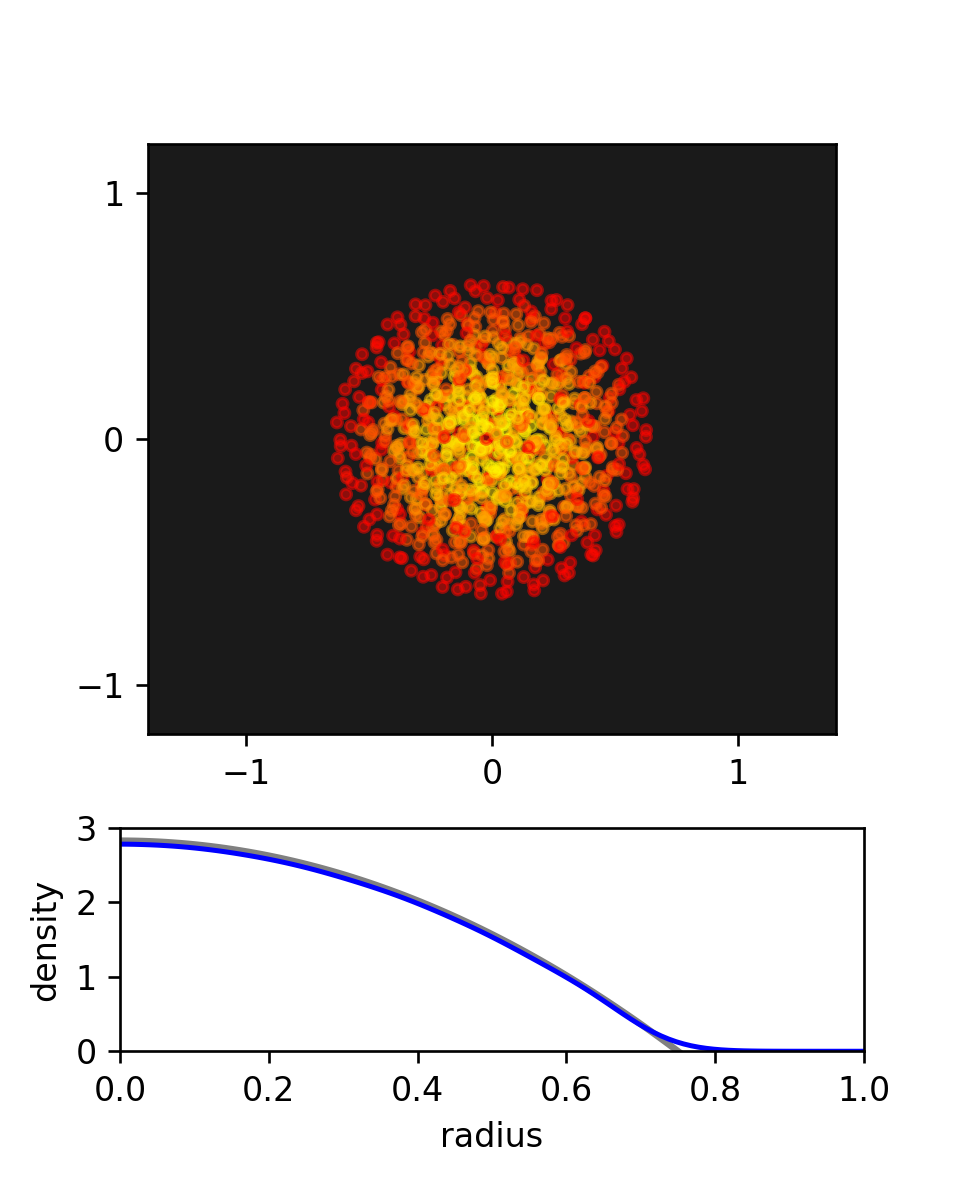

Write the Python code that produced this figure.
import numpy as np
import matplotlib.pyplot as plt
from scipy.special import gamma

"""
Create Your Own Smoothed-Particle-Hydrodynamics Simulation (With Python)
Philip Mocz (2020) Princeton Univeristy, @PMocz

Simulate the structure of a star with SPH
"""


# @profile
def W(x, y, z, h):
    """
    Gausssian Smoothing kernel (3D)
        x     is a vector/matrix of x positions
        y     is a vector/matrix of y positions
        z     is a vector/matrix of z positions
        h     is the smoothing length
        w     is the evaluated smoothing function
    """

    r = np.sqrt(x**2 + y**2 + z**2)

    w = (1.0 / (h * np.sqrt(np.pi))) ** 3 * np.exp(-(r**2) / h**2)

    return w


# @profile
def gradW(x, y, z, h):
    """
    Gradient of the Gausssian Smoothing kernel (3D)
    x     is a vector/matrix of x positions
    y     is a vector/matrix of y positions
    z     is a vector/matrix of z positions
    h     is the smoothing length
    wx, wy, wz     is the evaluated gradient
    """

    r = np.sqrt(x**2 + y**2 + z**2)

    n = -2 * np.exp(-(r**2) / h**2) / h**5 / (np.pi) ** (3 / 2)
    wx = n * x
    wy = n * y
    wz = n * z

    return wx, wy, wz


# @profile
def getPairwiseSeparations(ri, rj):
    """
    Get pairwise desprations between 2 sets of coordinates
    ri    is an M x 3 matrix of positions
    rj    is an N x 3 matrix of positions
    dx, dy, dz   are M x N matrices of separations
    """

    M = ri.shape[0]
    N = rj.shape[0]

    # positions ri = (x,y,z)
    rix = ri[:, 0].reshape((M, 1))
    riy = ri[:, 1].reshape((M, 1))
    riz = ri[:, 2].reshape((M, 1))

    # other set of points positions rj = (x,y,z)
    rjx = rj[:, 0].reshape((N, 1))
    rjy = rj[:, 1].reshape((N, 1))
    rjz = rj[:, 2].reshape((N, 1))

    # matrices that store all pairwise particle separations: r_i - r_j
    dx = rix - rjx.T
    dy = riy - rjy.T
    dz = riz - rjz.T

    return dx, dy, dz


# @profile
def getDensity(r, pos, m, h):
    """
    Get Density at sampling loctions from SPH particle distribution
    r     is an M x 3 matrix of sampling locations
    pos   is an N x 3 matrix of SPH particle positions
    m     is the particle mass
    h     is the smoothing length
    rho   is M x 1 vector of densities
    """

    M = r.shape[0]

    dx, dy, dz = getPairwiseSeparations(r, pos)

    rho = np.sum(m * W(dx, dy, dz, h), 1).reshape((M, 1))

    return rho


# @profile
def getPressure(rho, k, n):
    """
    Equation of State
    rho   vector of densities
    k     equation of state constant
    n     polytropic index
    P     pressure
    """

    P = k * rho ** (1 + 1 / n)

    return P


# @profile
def getAcc(pos, vel, m, h, k, n, lmbda, nu):
    """
    Calculate the acceleration on each SPH particle
    pos   is an N x 3 matrix of positions
    vel   is an N x 3 matrix of velocities
    m     is the particle mass
    h     is the smoothing length
    k     equation of state constant
    n     polytropic index
    lmbda external force constant
    nu    viscosity
    a     is N x 3 matrix of accelerations
    """

    N = pos.shape[0]

    # Calculate densities at the position of the particles
    rho = getDensity(pos, pos, m, h)

    # Get the pressures
    P = getPressure(rho, k, n)

    # Get pairwise distances and gradients
    dx, dy, dz = getPairwiseSeparations(pos, pos)
    dWx, dWy, dWz = gradW(dx, dy, dz, h)

    # Add Pressure contribution to accelerations
    ax = -np.sum(m * (P / rho**2 + P.T / rho.T**2) * dWx, 1).reshape((N, 1))
    ay = -np.sum(m * (P / rho**2 + P.T / rho.T**2) * dWy, 1).reshape((N, 1))
    az = -np.sum(m * (P / rho**2 + P.T / rho.T**2) * dWz, 1).reshape((N, 1))

    # pack together the acceleration components
    a = np.hstack((ax, ay, az))

    # Add external potential force
    a -= lmbda * pos

    # Add viscosity
    a -= nu * vel

    return a


@profile
def main():
    """SPH simulation"""

    # Simulation parameters
    N = 1000  # Number of particles
    t = 0  # current time of the simulation
    tEnd = 12  # time at which simulation ends
    dt = 0.04  # timestep
    M = 2  # star mass
    R = 0.75  # star radius
    h = 0.1  # smoothing length
    k = 0.1  # equation of state constant
    n = 1  # polytropic index
    nu = 1  # damping
    plotRealTime = True  # switch on for plotting as the simulation goes along

    # Generate Initial Conditions
    np.random.seed(42)  # set the random number generator seed

    lmbda = (
        2
        * k
        * (1 + n)
        * np.pi ** (-3 / (2 * n))
        * (M * gamma(5 / 2 + n) / R**3 / gamma(1 + n)) ** (1 / n)
        / R**2
    )  # ~ 2.01
    m = M / N  # single particle mass
    pos = np.random.randn(N, 3)  # randomly selected positions and velocities
    vel = np.zeros(pos.shape)

    # calculate initial gravitational accelerations
    acc = getAcc(pos, vel, m, h, k, n, lmbda, nu)

    # number of timesteps
    Nt = int(np.ceil(tEnd / dt))

    # prep figure
    fig = plt.figure(figsize=(4, 5), dpi=80)
    grid = plt.GridSpec(3, 1, wspace=0.0, hspace=0.3)
    ax1 = plt.subplot(grid[0:2, 0])
    ax2 = plt.subplot(grid[2, 0])
    rr = np.zeros((100, 3))
    rlin = np.linspace(0, 1, 100)
    rr[:, 0] = rlin
    rho_analytic = lmbda / (4 * k) * (R**2 - rlin**2)

    # Simulation Main Loop
    for i in range(Nt):
        # (1/2) kick
        vel += acc * dt / 2

        # drift
        pos += vel * dt

        # update accelerations
        acc = getAcc(pos, vel, m, h, k, n, lmbda, nu)

        # (1/2) kick
        vel += acc * dt / 2

        # update time
        t += dt

        # get density for plotting
        rho = getDensity(pos, pos, m, h)

        # plot in real time
        if plotRealTime or (i == Nt - 1):
            plt.sca(ax1)
            plt.cla()
            cval = np.minimum((rho - 3) / 3, 1).flatten()
            plt.scatter(
                pos[:, 0], pos[:, 1], c=cval, cmap=plt.cm.autumn, s=10, alpha=0.5
            )
            ax1.set(xlim=(-1.4, 1.4), ylim=(-1.2, 1.2))
            ax1.set_aspect("equal", "box")
            ax1.set_xticks([-1, 0, 1])
            ax1.set_yticks([-1, 0, 1])
            ax1.set_facecolor("black")
            ax1.set_facecolor((0.1, 0.1, 0.1))

            plt.sca(ax2)
            plt.cla()
            ax2.set(xlim=(0, 1), ylim=(0, 3))
            ax2.set_aspect(0.1)
            plt.plot(rlin, rho_analytic, color="gray", linewidth=2)
            rho_radial = getDensity(rr, pos, m, h)
            plt.plot(rlin, rho_radial, color="blue")
            # plt.pause(0.001)

    # add labels/legend
    plt.sca(ax2)
    plt.xlabel("radius")
    plt.ylabel("density")

    # Save figure
    plt.savefig("sph.png", dpi=240)
    # plt.show()

    return 0


if __name__ == "__main__":
    main()
